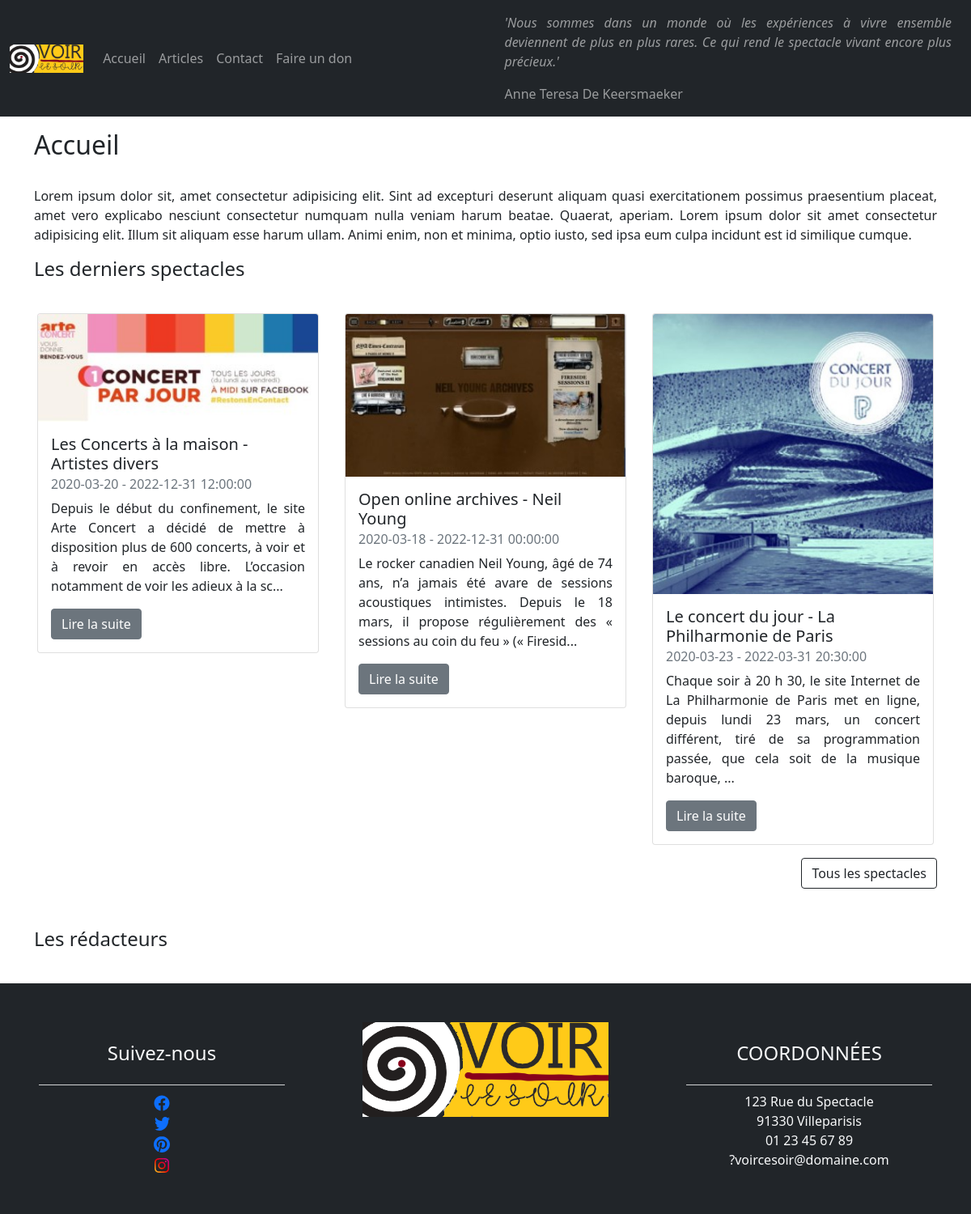
The page / on the database its author committed.
### tables this page shows
CREATE TABLE IF NOT EXISTS `spectacles` (
  `id` int(11) NOT NULL AUTO_INCREMENT,
  `titre` varchar(200) NOT NULL,
  `nom` varchar(150) NOT NULL,
  `categorie` varchar(30) NOT NULL,
  `premiere` datetime NOT NULL,
  `derniere` datetime DEFAULT NULL,
  `ville` varchar(100) NOT NULL,
  `salle` varchar(100) NOT NULL,
  `visuel` varchar(150) NOT NULL,
  `alt` varchar(100) NOT NULL,
  `presentation` text NOT NULL,
  PRIMARY KEY (`id`)
);

### views/home.php (the view)
<div class="container my-3">
    <h1>Accueil</h1>
    <div class="row">
        <p>Lorem ipsum dolor sit, amet consectetur adipisicing elit. Sint ad excepturi deserunt aliquam quasi exercitationem possimus praesentium placeat, amet vero explicabo nesciunt consectetur numquam nulla veniam harum beatae. Quaerat, aperiam. Lorem ipsum dolor sit amet consectetur adipisicing elit. Illum sit aliquam esse harum ullam. Animi enim, non et minima, optio iusto, sed ipsa eum culpa incidunt est id similique cumque.</p>
    </div>
    <div class="row">
        <h2>Les derniers spectacles</h2>
        <?php
            $req = $db->query('SELECT * FROM spectacles ORDER BY id DESC LIMIT 3');
            $posts = $req->fetchAll();
            foreach ($posts as $post) { ?>
                <div class="col-sm-12 col-md-4 p-3">
                    <div class="card">
                        <img src="assets/img_spectacle/<?= $post['visuel'] ?>" class="card-img-top" alt="<?= $post['alt'] ?>">
                        <div class="card-body">
                            <h5 class="card-title"><?= $post['titre'] . ' - ' . $post['nom'] ?></h5>
                            <h6 class="card-subtitle mb-2 text-muted"><?= date('Y-m-d', strtotime($post['premiere'])) . ' - ' . $post['derniere'] ?></h6>
                            <p class="card-text"><?= substr($post['presentation'], 0, 200) . '...' ?></p>
                            <a href="index.php?page=spectacle&spectacle=<?= $post['id'] ?>" class="btn btn-secondary">Lire la suite</a>
                        </div>
                    </div>
                </div>
            <?php }
        ?>
        <div class="col-12 text-end mb-5">
            <a href="index.php?page=spectacles" class="btn btn-outline-dark">Tous les spectacles</a>
        </div>
    </div>
    <div class="row">
        <h2>Les rédacteurs</h2>
    </div>
</div>

### index.php (shortened to what this page needs)
<?php
    require_once('config/database.php');
?>
<!DOCTYPE html>
<html lang="fr">
    <head>
        <?php require_once('views/head.php') ?>
    </head>
    <body>
        <header>
            <?php require_once('views/header.php') ?>
        </header>
        <main>
            <?php
                if (isset($_GET['page']) && $_GET['page'] !== null && file_exists('views/' . $_GET['page'] . '.php')) {
                    include_once('views/' . $_GET['page'] . '.php');
                } else {
                    include_once('views/home.php');
                }
            ?>
        </main>
        <footer>
            <?php include_once('views/footer.php') ?>
        </footer>
    </body>
</html>

### views/head.php (shortened to what this page needs)
<link rel="stylesheet" href="assets/css/bootstrap.min.css">
<link rel="stylesheet" href="assets/css/fontawesome.css">
<link rel="stylesheet" href="assets/css/style.css">

### views/header.php (shortened to what this page needs)
<nav class="navbar navbar-expand-lg navbar-dark bg-dark ">
    <div class="container-fluid ">
        <a class="navbar-brand" href="index.php">
            <img src="assets/img_spectacle/logo(2).png" alt="logo ?VOIR_ce_soir">
        </a>
        <div class="collapse navbar-collapse " id="navbarText" >
            <ul class="navbar-nav me-auto mb-2 mb-lg-0 ">
                <li class="nav-item">
                    <a class="nav-link" href="index.php?page=home">Accueil</a>
                </li>
                <li class="nav-item">
                    <a class="nav-link" href="index.php?page=posts">Articles</a>
                </li>
                <li class="nav-item">
                    <a class="nav-link" href="index.php?page=contact">Contact</a>
                </li>
                <li class="nav-item">
                    <a class="nav-link" href="index.php?page=donate">Faire un don</a>
                </li>
            </ul>
        </div>
    </div>
    <span class="navbar-text pe-4"><p class="fst-italic">'Nous sommes dans un monde où les expériences à vivre ensemble deviennent de plus en plus rares. Ce qui rend le spectacle vivant encore plus précieux.'</p> Anne Teresa De Keersmaeker</span>
</nav>

### views/footer.php (shortened to what this page needs)
<div class="container-fluid bg-dark text-light">
    <div class="row">
        <div class="col-sm-12 col-md-4 p-5 text-center">
            <h2>Suivez-nous</h2>
            <div class="dropdown-divider bg-light"></div>
            <div class="align-content space-between">
            <li class="_1IY4FqMRQAfdfPOfPc01Em"><a target="_blank" draggable="false" class="_2AQozmzfdPUiVM-TDenqrT" tabindex="0" aria-label="Facebook" rel="noopener" href="https://www.facebook.com/canva"><span aria-hidden="true" class="src-ui-base-icons-internal-base_icon__medium src-ui-base-icons-internal-base_icon__icon src-ui-base-icons-facebook_social-styles__facebookColor"></span></a></li>
            <li class="_1IY4FqMRQAfdfPOfPc01Em"><a target="_blank" draggable="false" class="_2AQozmzfdPUiVM-TDenqrT" tabindex="0" aria-label="Twitter" rel="noopener" href="https://twitter.com/intent/follow?source=followbutton&amp;variant=1.0&amp;screen_name=canva"><span aria-hidden="true" class="_38UbocJ7v0XuGHN6ANq7TI _31DZ5MmphCuX9JeyDajvNn PXEfdAeESj0KFzsDh0jI0"></span></a></li>
            <li class="_1IY4FqMRQAfdfPOfPc01Em"><a target="_blank" draggable="false" class="_1UkctCBL9yLllMCmawvSb9 _2AQozmzfdPUiVM-TDenqrT" tabindex="0" aria-label="Pinterest" rel="noopener" href="https://www.pinterest.com/canva/"><span aria-hidden="true" class="_38UbocJ7v0XuGHN6ANq7TI _31DZ5MmphCuX9JeyDajvNn _2mmDbLcrYH8N8_sDR3GNUR"></span></a></li>
            <li class="_1IY4FqMRQAfdfPOfPc01Em"><a target="_blank" draggable="false" class="_2AQozmzfdPUiVM-TDenqrT" tabindex="0" aria-label="Instagram" rel="noopener" href="https://www.instagram.com/canva/"><span aria-hidden="true" class="_38UbocJ7v0XuGHN6ANq7TI _31DZ5MmphCuX9JeyDajvNn"></span></a></li>
            </div>
        </div>
        <div class="col-sm-12 col-md-4 p-5 text-center">
            <p class="text-center">
                <img src="assets/img_spectacle/logo(2).png" alt="logo ?VOIR_ce_soir" class="w-100">
            </p>
        </div>
        <div class="col-sm-12 col-md-4 p-5 text-center">
            <h2>COORDONNÉES</h2>
            <div class="dropdown-divider bg-light"></div>
            <div class="text-center">
                123 Rue du Spectacle<br>
                91330 Villeparisis<br>
                01 23 45 67 89<br>
                ?voircesoir@domaine.com<br>
            </div>
        </div>
    </div>
</div>

### assets/css/style.css (style rules this page uses)
* { margin: 0; padding: 0; list-style-type: none; text-decoration: none; }
* { font-weight: lighter; }
a { text-decoration: none; }
h1 { font-size: 2em; font-weight: 300; margin-bottom: 1em; }
h2 { font-size: 1.5em; font-weight: 300; margin-top: 1em; margin-bottom: 1em; }
p { text-align: justify; }
header nav img { max-height: 35px; }

### rows shown on the page
spectacles: visuel (picture), titre "Les Concerts à la maison", nom "Artistes divers", premiere "2020-03-20", derniere "2022-12-31 12:00:00", presentation "Depuis le début du confinement, le site Arte Concert a décidé de mettre à disposition plus de 600 concerts, à voir et à revoir en accès libre. L’occasion notamment de voir les adieux à la sc"
spectacles: visuel (picture), titre "Open online archives", nom "Neil Young", premiere "2020-03-18", derniere "2022-12-31 00:00:00", presentation "Le rocker canadien Neil Young, âgé de 74 ans, n’a jamais été avare de sessions acoustiques intimistes. Depuis le 18 mars, il propose régulièrement des « sessions au coin du feu » (« Firesid"
spectacles: visuel (picture), titre "Le concert du jour", nom "La Philharmonie de Paris", premiere "2020-03-23", derniere "2022-03-31 20:30:00", presentation "Chaque soir à 20 h 30, le site Internet de La Philharmonie de Paris met en ligne, depuis lundi 23 mars, un concert différent, tiré de sa programmation passée, que cela soit de la musique baroque,"
